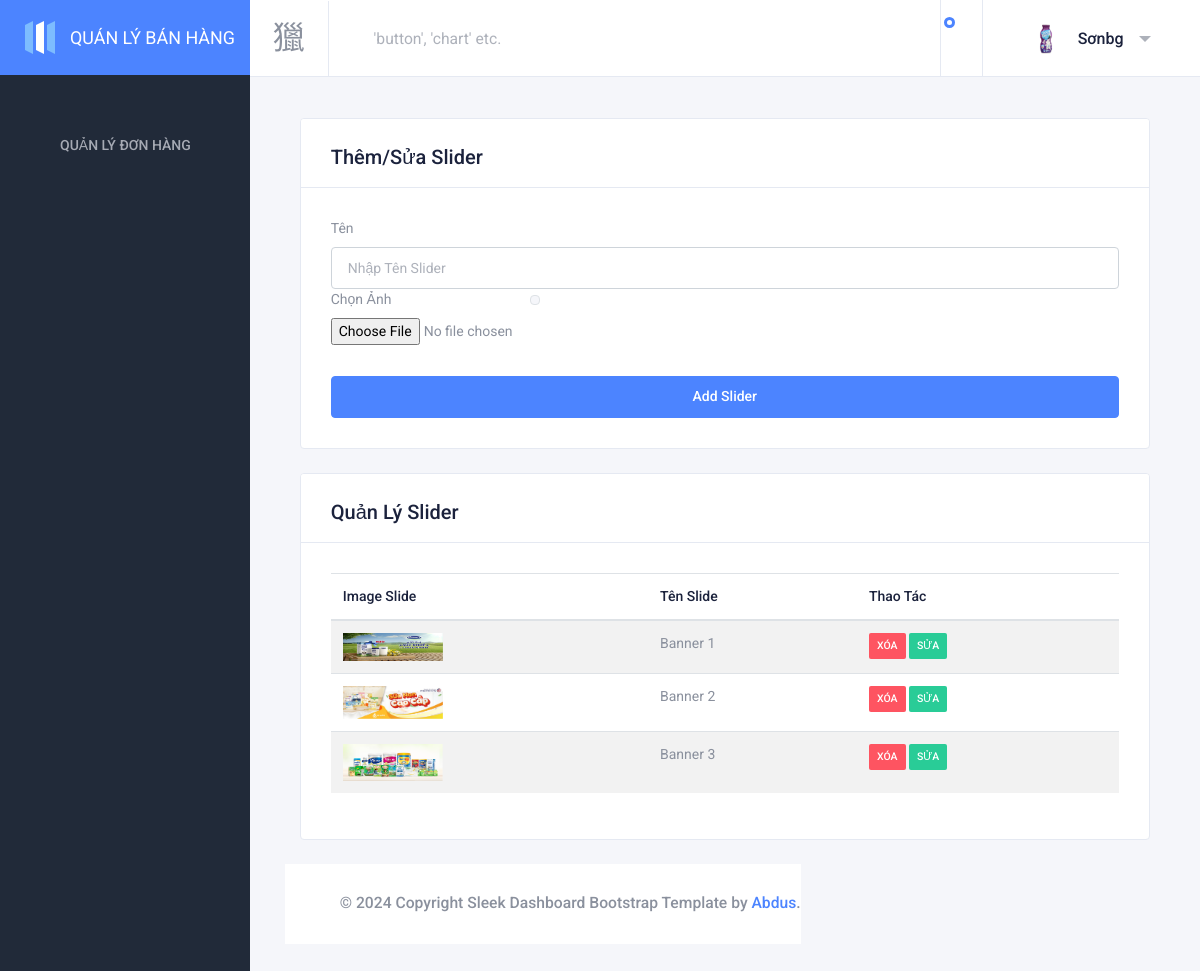
Screenshot of /admin/slide.php (signed in) with the database file from the repository.
### tables this page shows
CREATE TABLE `slide` (
  `id_slider` int(11) NOT NULL,
  `image_slider` varchar(255) DEFAULT NULL,
  `name_slider` varchar(255) DEFAULT NULL
);

### config/action.php (called while the page is built, shortened)
<?php
$update_slider = false;
$image_slider = "";
$name_slider = "";

### admin/slide.php (the view, shortened to what this page needs)
<?php
include '../config/action.php';
?>
<!DOCTYPE html>
<html lang="en" dir="ltr">
<head>
    <link href="https://cdn.materialdesignicons.com/3.0.39/css/materialdesignicons.min.css" rel="stylesheet" />
    <link href="assets/plugins/toaster/toastr.min.css" rel="stylesheet" />
    <link href="assets/plugins/nprogress/nprogress.css" rel="stylesheet" />
    <link href="assets/plugins/flag-icons/css/flag-icon.min.css" rel="stylesheet" />
    <link href="assets/plugins/jvectormap/jquery-jvectormap-2.0.3.css" rel="stylesheet" />
    <link href="assets/plugins/ladda/ladda.min.css" rel="stylesheet" />
    <link href="assets/plugins/select2/css/select2.min.css" rel="stylesheet" />
    <link href="assets/plugins/daterangepicker/daterangepicker.css" rel="stylesheet" />
    <link id="sleek-css" rel="stylesheet" href="assets/css/sleek.css" />
</head>
<body class="sidebar-fixed sidebar-dark header-light header-fixed" id="body">
    <div class="wrapper">
        <?php include_once './nav.php' ?>
        <div class="page-wrapper">
            <?php include_once './header.php' ?>
            <div class="content-wrapper">
                <div class="content">
                    <div class="row">
                        <div class="col-lg-12">
                            <div class="card card-default">
                                <div class="card-header card-header-border-bottom">
                                    <h2>Thêm/Sửa Slider</h2>
                                </div>
                                <div class="card-body">
                                    <form action="" enctype="multipart/form-data" method="post">
                                        <div class="form-row">
                                            <div class="col-md-12 mb-12">
                                                <label for="validationServer01">Tên</label>
                                                <input type="text" class="form-control" name="name_slider" placeholder="Nhập Tên Slider" value="<?= $name_slider; ?>" required="">
                                            </div>
                                        </div>
                                        <div class="form-row">
                                            <div class="col-md-3 mb-3">
                                                <label for="validationServer05">Chọn Ảnh</label>
                                                <input type="file" name="image_slider" class="custom-file">
                                            </div>
                                            <div class="col-md-3 mb-3">
                                                <img src="<?= $image_slider; ?>" width="120" class="img-thumbnail">
                                            </div>
                                        </div>
                                        <?php if ($update_slider == true) { ?>
                                            <input type="submit" name="updateSlider" class="btn btn-success btn-block" value="Update Slider">
                                        <?php } else { ?>
                                            <input type="submit" name="insertSlider" class="btn btn-primary btn-block" value="Add Slider">
                                        <?php } ?>
                                    </form>
                                </div>
                            </div>
                            <div class="row">
                                <?php $query = 'SELECT * FROM slide';
                                $stmt = $conn->prepare($query);
                                $stmt->execute();
                                $result = $stmt->get_result();
                                ?>
                                <div class="col-lg-12">
                                    <div class="card card-default">
                                        <div class="card-header card-header-border-bottom">
                                            <h2>Quản Lý Slider</h2>
                                        </div>
                                        <div class="card-body">
                                            <table class="table table-striped" id="showAllUser">
                                                <thead>
                                                    <tr>
                                                        <th scope="col">Image Slide</th>
                                                        <th scope="col">Tên Slide</th>
                                                        <th scope="col">Thao Tác</th>
                                                    </tr>
                                                </thead>
                                                <tbody>
                                                    <?php while ($row = $result->fetch_assoc()) { ?>
                                                        <tr>
                                                            <td scope="row"><img width="100" src="<?php echo $row['image_slider'] ?>">
                                                            </td>
                                                            <td><?php echo $row['name_slider'] ?></td>
                                                            <td>
                                                                <a href="../config/action.php?deleteSlider=<?= $row['id_slider']; ?>" class="badge badge-danger p-2" onclick="return confirm('Do you want delete this record?');">Xóa</a>
                                                                <a href="slide.php?editSlider=<?= $row['id_slider']; ?>" class="badge badge-success p-2">Sửa</a>
                                                            </td>
                                                        </tr>
                                                    <?php } ?>
                                                </tbody>
                                            </table>
                                        </div>
                                    </div>
                                </div>
                            </div>
                        </div>
                        <footer class="footer mt-auto">
                            <div class="copyright bg-white">
                                <p>
                                    &copy; <span id="copy-year">2019</span> Copyright Sleek Dashboard Bootstrap Template by
                                    <a class="text-primary" href="http://www.iamabdus.com/" target="_blank">Abdus</a>.
                                </p>
                            </div>
                        </footer>
                    </div>
                </div>
            </div>
            <link rel="stylesheet" type="text/css" href="https://cdn.datatables.net/v/bs4/dt-1.10.22/datatables.min.css" />
</body>
</html>

### rows the page displays
slide: image_slider (picture), name_slider "Banner 1"
slide: image_slider (picture), name_slider "Banner 2"
slide: image_slider (picture), name_slider "Banner 3"

### other values shown
$_SESSION['name'] "Sơnbg"
